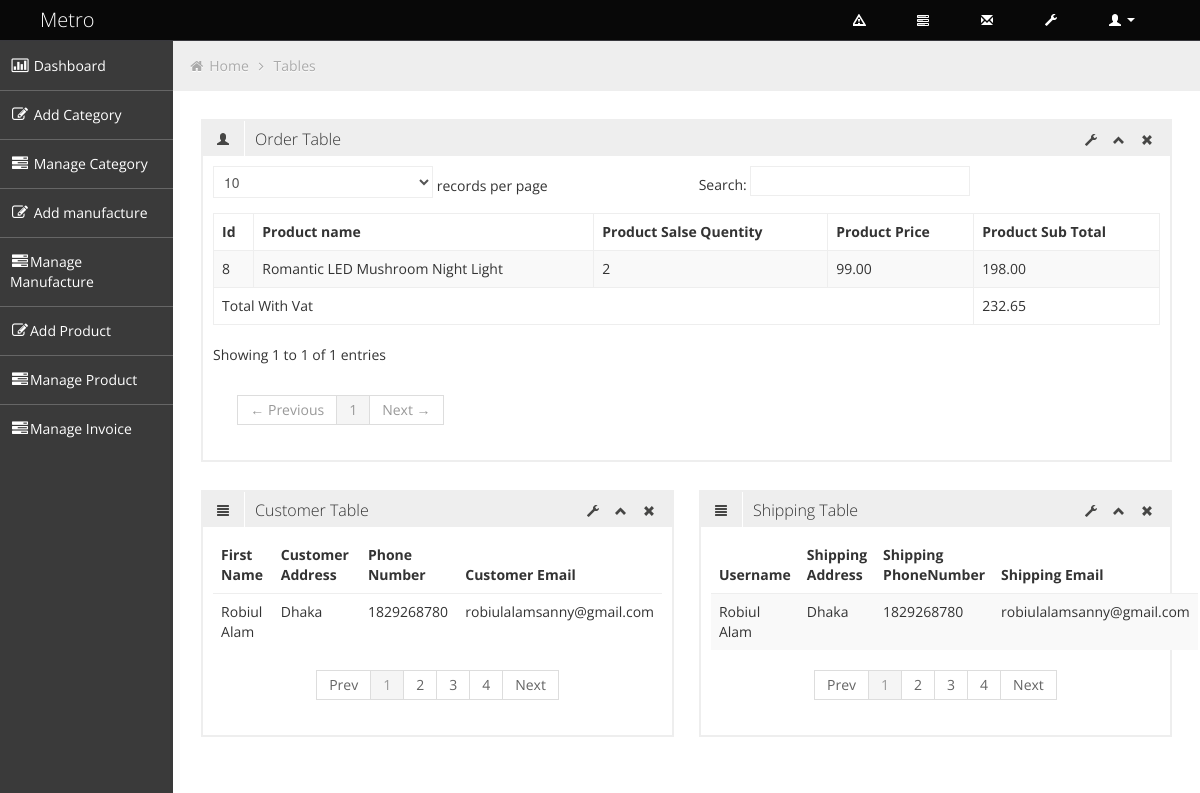
The app's page /invoice/view_invoice/8 with its own data.
### tables this page shows
CREATE TABLE `tbl_order_details` (
  `order_details_id` int(5) NOT NULL,
  `order_id` int(5) NOT NULL,
  `product_id` int(5) NOT NULL,
  `product_name` varchar(200) NOT NULL,
  `product_price` float(10,2) NOT NULL,
  `product_sales_quantity` int(5) NOT NULL
);

CREATE TABLE `tbl_order` (
  `order_id` int(7) NOT NULL,
  `customer_id` int(5) NOT NULL,
  `shipping_id` int(5) NOT NULL,
  `payment_id` int(5) NOT NULL,
  `order_total` float(10,2) NOT NULL,
  `order_status` varchar(20) NOT NULL DEFAULT 'pending',
  `order_date_time` timestamp NOT NULL DEFAULT CURRENT_TIMESTAMP
);

CREATE TABLE `tbl_customer` (
  `customer_id` int(11) NOT NULL,
  `customer_first_name` varchar(50) NOT NULL,
  `customer_last_name` varchar(50) NOT NULL,
  `customer_email_address` varchar(50) NOT NULL,
  `customer_password` varchar(30) NOT NULL,
  `customer_phone_number` varchar(50) NOT NULL,
  `customer_address` text NOT NULL
);

CREATE TABLE `tbl_shipping` (
  `shipping_id` int(11) NOT NULL,
  `shipping_first_name` varchar(50) NOT NULL,
  `shipping_last_name` varchar(50) NOT NULL,
  `shipping_email_address` varchar(50) NOT NULL,
  `shipping_password` varchar(30) NOT NULL,
  `shipping_phone_number` varchar(50) NOT NULL,
  `shipping_address` text NOT NULL
);

### application/controllers/Invoice.php (called while the page is built, shortened)
<?php
class Invoice extends CI_Controller {
	public function view_invoice($order_id)
	{
	 $data=array();
	 $order_info = $this->invoice_model->order_info_by_id($order_id);
	 $data['order_information'] = $this->invoice_model->order_information_info_by_id($order_id);
	 $data['customer_info'] = $this->invoice_model->customer_info_by_id($order_info->customer_id);
	 $data['shipping_info'] = $this->invoice_model->shipping_info_by_id($order_info->shipping_id);
	 $data['order_details'] = $this->invoice_model->order_details_info_by_id($order_info->order_id);
	 $data['admin_main_content'] = $this->load->view('admin/pages/view_invoice',$data,true);
	 $this->load->view('admin/admin_master',$data);
	}
}

### index.php (called while the page is built, shortened)
<?php
require_once BASEPATH.'core/CodeIgniter.php';

### application/models/Invoice_model.php (called while the page is built, shortened)
<?php
class Invoice_model extends CI_Model {
	public function order_info_by_id($order_id)
	{
		return $this->db->select('*')
				 ->from('tbl_order')
				 ->where('order_id',$order_id)
				 ->get()
				 ->row();
	}
	public function customer_info_by_id($customer_id)
	{
		return $this->db->select('*')
				 ->from('tbl_customer')
				 ->where('customer_id',$customer_id)
				 ->get()
				 ->row();
	}
	public function order_information_info_by_id($order_id)
	{
		return $this->db->select('*')
				 ->from('tbl_order')
				 ->where('order_id',$order_id)
				 ->get()
				 ->row();
	}
	public function shipping_info_by_id($shipping_id)
	{
		return $this->db->select('*')
				 ->from('tbl_shipping')
				 ->where('shipping_id',$shipping_id)
				 ->get()
				 ->row();
	}
	public function order_details_info_by_id($order_id)
	{
		return $this->db->select('*')
				 ->from('tbl_order_details')
				 ->where('order_id',$order_id)
				 ->get()
				 ->row();
	}
}

### application/views/admin/pages/view_invoice.php (the view)
<ul class="breadcrumb">
				<li>
					<i class="icon-home"></i>
					<a href="index.html">Home</a>
					<i class="icon-angle-right"></i>
				</li>
				<li><a href="#">Tables</a></li>
			</ul>
			<div class="row-fluid sortable">
				<div class="box span12">
					<div class="box-header" data-original-title>
						<h2><i class="halflings-icon user"></i><span class="break"></span>Order Table</h2>
						<div class="box-icon">
							<a href="#" class="btn-setting"><i class="halflings-icon wrench"></i></a>
							<a href="#" class="btn-minimize"><i class="halflings-icon chevron-up"></i></a>
							<a href="#" class="btn-close"><i class="halflings-icon remove"></i></a>
						</div>
					</div>
					<div class="box-content">
						<table class="table table-striped table-bordered bootstrap-datatable datatable">
						  <thead>
							  <tr>
								  <th>Id</th>
								  <th>Product name</th>
								  <th>Product Salse Quentity</th>
								  <th>Product Price</th>
								  <th>Product Sub Total</th>
							  </tr>
						  </thead>
						  <tbody>
							<tr>
								<td><?php echo $order_details->order_details_id;?></td>
								<td class="center"><?php echo $order_details->product_name;?></td>
								<td class="center"><?php echo $order_details->product_sales_quantity;?></td>
								<td class="center"><?php echo $order_details->product_price;?></td>
								<td class="center"><?php echo $order_details->product_price*$order_details->product_sales_quantity;?>.00</td>
							</tr>
						  </tbody>
						  <tfoot>
						  		<tr>
						  			<td colspan="4">Total With Vat </td>
						  			<td><?php echo $order_information->order_total; 	?></td>
						  		</tr>
						  </tfoot>
					  </table>
					</div>
				</div>
			</div>
			<div class="row-fluid sortable">
				<div class="box span6">
					<div class="box-header">
						<h2><i class="halflings-icon align-justify"></i><span class="break"></span>Customer Table</h2>
						<div class="box-icon">
							<a href="#" class="btn-setting"><i class="halflings-icon wrench"></i></a>
							<a href="#" class="btn-minimize"><i class="halflings-icon chevron-up"></i></a>
							<a href="#" class="btn-close"><i class="halflings-icon remove"></i></a>
						</div>
					</div>
					<div class="box-content">
						<table class="table">
							  <thead>
								  <tr>
									  <th>First Name</th>
									  <th>Customer Address</th>
									  <th>Phone Number</th>
									  <th>Customer Email</th>
								  </tr>
							  </thead>
							  <tbody>
								<tr>
									<td><?php echo $customer_info->customer_first_name.' '.$customer_info->customer_last_name;?></td>
									<td class="center"><?php echo $customer_info->customer_address; ?></td>
									<td class="center"><?php echo $customer_info->customer_phone_number; ?></td>
									<td class="center"><?php echo $customer_info->customer_email_address; ?></td>
								</tr>
							  </tbody>
						 </table>
						 <div class="pagination pagination-centered">
						  <ul>
							<li><a href="#">Prev</a></li>
							<li class="active">
							  <a href="#">1</a>
							</li>
							<li><a href="#">2</a></li>
							<li><a href="#">3</a></li>
							<li><a href="#">4</a></li>
							<li><a href="#">Next</a></li>
						  </ul>
						</div>
					</div>
				</div>
				<div class="box span6">
					<div class="box-header">
						<h2><i class="halflings-icon align-justify"></i><span class="break"></span>Shipping Table</h2>
						<div class="box-icon">
							<a href="#" class="btn-setting"><i class="halflings-icon wrench"></i></a>
							<a href="#" class="btn-minimize"><i class="halflings-icon chevron-up"></i></a>
							<a href="#" class="btn-close"><i class="halflings-icon remove"></i></a>
						</div>
					</div>
					<div class="box-content">
						<table class="table table-striped">
							  <thead>
								  <tr>
									  <th>Username</th>
									  <th>Shipping Address</th>
									  <th>Shipping PhoneNumber</th>
									  <th>Shipping Email</th>
								  </tr>
							  </thead>
							  <tbody>
								<tr>
									<td><?php echo $shipping_info->shipping_first_name.' '.$shipping_info->shipping_last_name;?></td>
									<td class="center"><?php echo $shipping_info->shipping_address; ?></td>
									<td class="center"><?php echo $shipping_info->shipping_phone_number; ?></td>
									<td class="center"><?php echo $shipping_info->shipping_email_address; ?></td>
								</tr>
							  </tbody>
						 </table>
						 <div class="pagination pagination-centered">
						  <ul>
							<li><a href="#">Prev</a></li>
							<li class="active">
							  <a href="#">1</a>
							</li>
							<li><a href="#">2</a></li>
							<li><a href="#">3</a></li>
							<li><a href="#">4</a></li>
							<li><a href="#">Next</a></li>
						  </ul>
						</div>
					</div>
				</div>
			</div>

### admin_asset/css/style.css (style rules this page uses)
body { background: #F5F5F5; color: #333; border: none; font-family: 'Open Sans', sans-serif; font-weight: 400; }
h2 { font-size: 16px; line-height: 16px; }
.breadcrumb { margin: -28px -28px 28px -28px; line-height: 34px; background: #eee; border: 0px; color: #aaa; -webkit-box-shadow: none; -moz-box-shadow: none; box-shadow: none; -webkit-border-radius: 0px; -moz-border-radius: 0px; border-radius: 0px; }
.breadcrumb a { color: #aaa; text-shadow: 0px 1px 1px #fff; }
.box { border: 2px solid #eee; background: #fff !important; margin-bottom: 28px; }
.box-header { height: 16px; font-size: 16px; line-height: 16px; padding: 10px; background: #eee; -webkit-box-shadow: none; -moz-box-shadow: none; box-shadow: none; overflow: hidden; }
.box-header h2 { float:left; margin-top: 0px; font-weight: 300; }
.box-header h2 i { margin: 0px 3px 0px 4px; opacity: .8; filter: alpha(opacity=80); -ms-filter:"progid:DXImageTransform.Microsoft.Alpha(Opacity=80)"; }
.box-header .box-icon { float:right; margin-top: 1px; }
.box-header .box-icon i { -webkit-transition: all 0.1s ease-in-out; -moz-transition: all 0.1s ease-in-out; -o-transition: all 0.1s ease-in-out; -ms-transition: all 0.1s ease-in-out; transition: all 0.1s ease-in-out; opacity: .8; filter: alpha(opacity=80); -ms-filter:"progid:DXImageTransform.Microsoft.Alpha(Opacity=80)"; }
.box-header .box-icon a { margin: 0px 5px; }
.box-content { position: relative; z-index: 50; margin-top: -1px; padding: 10px; background: #fff !important; }
.table th, .table td { border-top: 1px solid #eee; }
.table-bordered { border-color: #eee; -webkit-border-radius: 0px !important; -moz-border-radius: 0px !important; border-radius: 0px !important; }
.table-bordered th, .table-bordered td { border-left: 1px solid #eee; }
.table-bordered thead:first-child tr:first-child > th:first-child, .table-bordered tbody:first-child tr:first-child > td:first-child, .table-bordered tbody:first-child tr:first-child > th:first-child { -webkit-border-radius: 0px !important; -moz-border-radius: 0px !important; border-radius: 0px !important; }
.table-bordered thead:first-child tr:first-child > th:last-child, .table-bordered tbody:first-child tr:first-child > td:last-child, .table-bordered tbody:first-child tr:first-child > th:last-child { -webkit-border-radius: 0px !important; -moz-border-radius: 0px !important; border-radius: 0px !important; }
.table-bordered thead:last-child tr:last-child > th:first-child, .table-bordered tbody:last-child tr:last-child > td:first-child, .table-bordered tbody:last-child tr:last-child > th:first-child, .table-bordered tfoot:last-child tr:last-child > td:first-child, .table-bordered tfoot:last-child tr:last-child > th:first-child { -webkit-border-radius: 0px !important; -moz-border-radius: 0px !important; border-radius: 0px !important; }
.table-bordered thead:last-child tr:last-child > th:last-child, .table-bordered tbody:last-child tr:last-child > td:last-child, .table-bordered tbody:last-child tr:last-child > th:last-child, .table-bordered tfoot:last-child tr:last-child > td:last-child, .table-bordered tfoot:last-child tr:last-child > th:last-child { -webkit-border-radius: 0px !important; -moz-border-radius: 0px !important; border-radius: 0px !important; }
.table-bordered tfoot + tbody:last-child tr:last-child td:first-child { -webkit-border-radius: 0px !important; -moz-border-radius: 0px !important; border-radius: 0px !important; }
.pagination ul { -webkit-border-radius: 0px !important; -moz-border-radius: 0px !important; border-radius: 0px !important; -webkit-box-shadow: none; -moz-box-shadow: none; box-shadow: none; }
.pagination ul > li:first-child > a, .pagination ul > li:first-child > span { -webkit-border-bottom-left-radius: 0px; border-bottom-left-radius: 0px; -webkit-border-top-left-radius: 0px; border-top-left-radius: 0px; -moz-border-radius-bottomleft: 0px; -moz-border-radius-topleft: 0px; }
.pagination ul > li:last-child > a, .pagination ul > li:last-child > span { -webkit-border-top-right-radius: 0px; border-top-right-radius: 0px; -webkit-border-bottom-right-radius: 0px; border-bottom-right-radius: 0px; -moz-border-radius-topright: 0px; -moz-border-radius-bottomright: 0px; }

### records on screen
tbl_order_details: order_details_id "8", product_name "Romantic LED Mushroom Night Light", product_sales_quantity "2", product_price "99.00", $order_details->product_price*$order_details->product_sales_quantity "198"
tbl_order: order_total "232.65"
tbl_customer: customer_first_name "Robiul", customer_last_name "Alam", customer_address "Dhaka", customer_phone_number "1829268780", customer_email_address "robiulalamsanny@gmail.com"
tbl_shipping: shipping_first_name "Robiul", shipping_last_name "Alam", shipping_address "Dhaka", shipping_phone_number "1829268780", shipping_email_address "robiulalamsanny@gmail.com"
